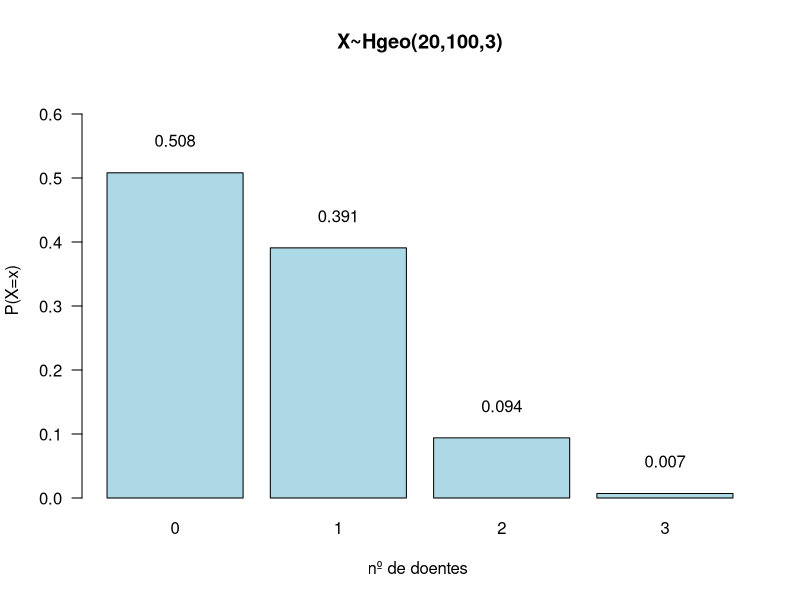

The R source for this figure:
## ---- chunk 1
options(htmltools.dir.version = FALSE)
knitr::opts_chunk$set(echo = FALSE, fig.align = "center")
## ---- chunk 2
rebanho <- rep(c("S","D"), c(80,20) )
table(rebanho)
## ---- chunk 3
n<-3
N <- 1e6
## ---- chunk 4
amostra <- 0
doentes_na_amostra <- 0
## ---- chunk 5
amostra <- sample(rebanho, n, replace = FALSE)
amostra
## ---- chunk 6
amostra == "D"
sum(amostra == "D")
## ---- chunk 7
for(i in 1:N){
  amostra <- sample(rebanho, n, replace = FALSE)
  doentes_na_amostra[i] <- sum(amostra == "D")
}
## ---- chunk 8
table(doentes_na_amostra)
## ---- chunk 9
table(doentes_na_amostra)/N
## ---- chunk 10
5*10*4 # 1
## ---- chunk 11
factorial(10) # 2
## ---- chunk 12
10^5 # 3a
9*10^4 # 3b
factorial(10)/factorial(10-5)# 3c
95^5 # 3d
## ---- chunk 13
95^5/435e6 # 4a
95^9/435e6 # 4a
95^9/435e6/3600/24/365 # 4a
## ---- chunk 14
knitr::include_graphics("https://arpanosso.github.io/estatinfo/slides/img/caixa_permuta.png")
## ---- chunk 15
knitr::include_graphics("https://arpanosso.github.io/estatinfo/slides/img/caixa_arranjo.png")
## ---- chunk 16
knitr::include_graphics("https://arpanosso.github.io/estatinfo/slides/img/caixa_combin.png")
## ---- chunk 17
N = 100 # número total de elementos
M = 20 # número total de elementos de interesse (doentes)
r = 3 # tamamho da amostra
x=0:r # os possiveis valores de doentes na amostra
px<-dhyper(x,M,N-M,r) # função que faz a distribuição hipergeométrica
barplot(px,names=x,col="lightblue",las=1,ylim=c(0,0.65),
        xlab="nº de doentes ",ylab="P(X=x)",main="X~Hgeo(20,100,3)")
text(seq(.7, length(x)+1, 1.2),px+.05,round(px,3))
## ---- chunk 18
tibble::tibble(x,px)
